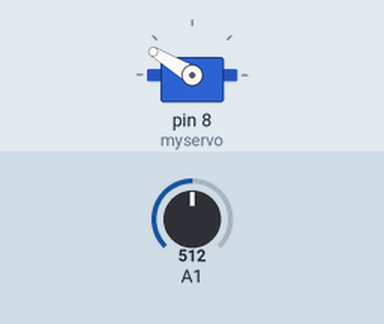
The sketch below on a simulated Arduino Uno, built with avr-gcc and run on an emulated ATmega328P. On the bench: servo. Inputs (shaded band) come from the test bench; at power-on: A1 = 512. What the sketch prints to the serial monitor is not drawn.

Above: at 2.6 s.
2.7 s: A1 set to 716
At 3.19 s:
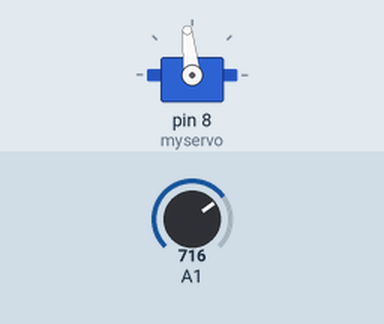
6.6 s: A1 set to 900
At 6.85 s:
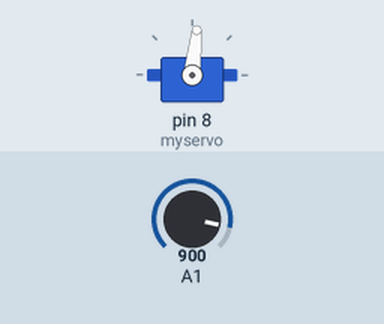
Timing chart, 0 to 16.1 s (numbered marks = the images above; inputs shaded):
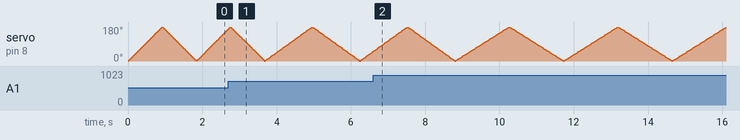

The sketch:

0422inclasspractice.ino
```cpp
#include <Servo.h>

Servo myservo;  // create servo object to control a servo
// twelve servo objects can be created on most boards

int pos = 0;    // variable to store the servo position

void setup() {
  myservo.attach(8);  // attaches the servo on pin 9 to the servo object
  Serial.begin(9600);
}

void loop() {
  int val = analogRead(A1);
  Serial.print(val);
  int time = map(val,0,1023,1,10);

  for (pos = 0; pos <= 180; pos += 1) { // goes from 0 degrees to 180 degrees
    // in steps of 1 degree
    myservo.write(pos);              // tell servo to go to position in variable 'pos'
    delay(time);                       // waits 15 ms for the servo to reach the position
  }
  for (pos = 180; pos >= 0; pos -= 1) { // goes from 180 degrees to 0 degrees
    myservo.write(pos);              // tell servo to go to position in variable 'pos'
    delay(time);                       // waits 15 ms for the servo to reach the position
  }
}
```
